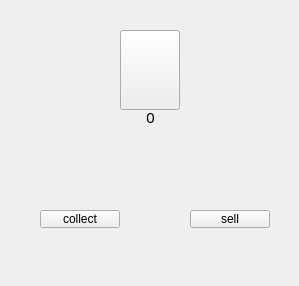
<?xml version="1.0" encoding="UTF-8"?>
<ui version="4.0">
 <class>handle</class>
 <widget class="QWidget" name="handle">
  <property name="geometry">
   <rect>
    <x>0</x>
    <y>0</y>
    <width>299</width>
    <height>286</height>
   </rect>
  </property>
  <property name="windowTitle">
   <string>Form</string>
  </property>
  <widget class="QPushButton" name="collect_pushButton">
   <property name="geometry">
    <rect>
     <x>40</x>
     <y>210</y>
     <width>80</width>
     <height>18</height>
    </rect>
   </property>
   <property name="text">
    <string>collect</string>
   </property>
  </widget>
  <widget class="QPushButton" name="sell_pushButton">
   <property name="geometry">
    <rect>
     <x>190</x>
     <y>210</y>
     <width>80</width>
     <height>18</height>
    </rect>
   </property>
   <property name="text">
    <string>sell</string>
   </property>
  </widget>
  <widget class="QPushButton" name="worker_pushButton">
   <property name="geometry">
    <rect>
     <x>120</x>
     <y>30</y>
     <width>60</width>
     <height>80</height>
    </rect>
   </property>
   <property name="styleSheet">
    <string notr="true">image: url(:/new/prefix1/images12/worker.png);</string>
   </property>
   <property name="text">
    <string/>
   </property>
  </widget>
  <widget class="QLabel" name="workers_number_label">
   <property name="geometry">
    <rect>
     <x>140</x>
     <y>110</y>
     <width>21</width>
     <height>16</height>
    </rect>
   </property>
   <property name="font">
    <font>
     <pointsize>11</pointsize>
    </font>
   </property>
   <property name="text">
    <string>0</string>
   </property>
   <property name="alignment">
    <set>Qt::AlignCenter</set>
   </property>
  </widget>
 </widget>
 <resources/>
 <connections/>
</ui>
